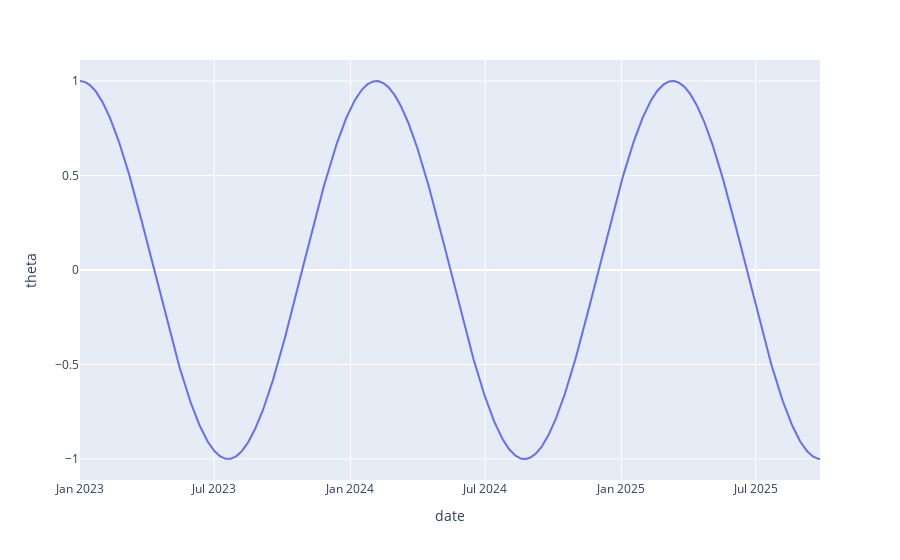

Source (notebook cell):
### Code cell
px.line(
    raw_data[["theta"]][:1000].reset_index(),
    x="date",
    y="theta"
)

### Figure 1 — Plotly figure (JSON) as saved in the notebook; plotly's stock layout.template omitted (floating-point values rounded to 4 significant figures; data arrays with more than 128 entries replaced by an {"elided": "..."} marker saying what was removed)
{"data": [{"hovertemplate": "date=%{x}<br>theta=%{y}<extra></extra>", "legendgroup": "", "line": {"color": "#636efa", "dash": "solid"}, "marker": {"symbol": "circle"}, "mode": "lines", "name": "", "orientation": "v", "showlegend": false, "type": "scatter", "x": {"elided": "1000 str values"}, "xaxis": "x", "y": {"elided": "1000 float values"}, "yaxis": "y"}], "layout": {"legend": {"tracegroupgap": 0}, "margin": {"t": 60}, "xaxis": {"anchor": "y", "domain": [0, 1], "title": {"text": "date"}}, "yaxis": {"anchor": "x", "domain": [0, 1], "title": {"text": "theta"}}}}
